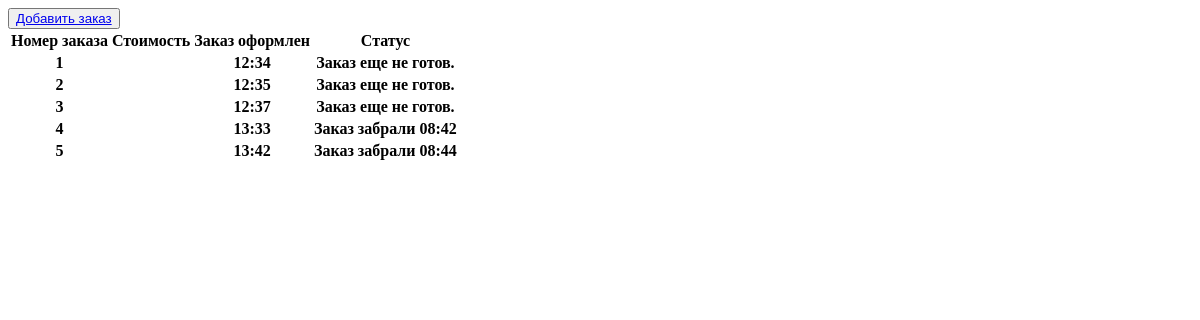
Before: / with the older database file.
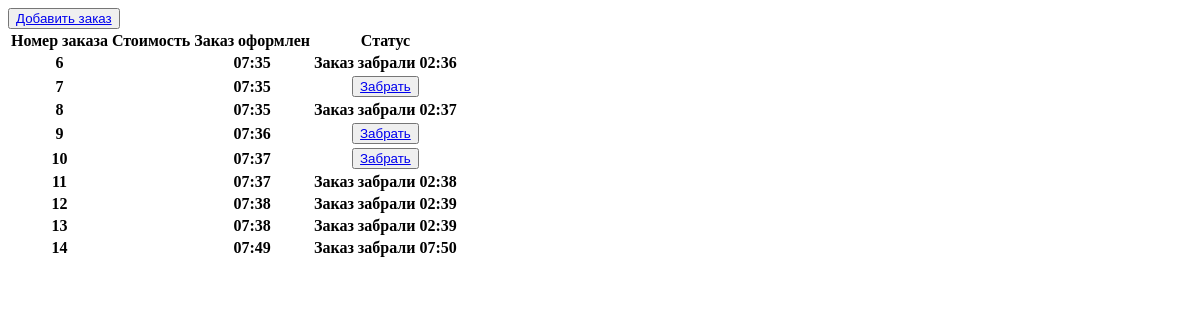
After: the same page with the newer database file.
### board/models.py (models this page shows)
class Order(models.Model):
    time_in = models.DateTimeField(auto_now_add=True)
    time_out = models.DateTimeField(null=True)
    cost = models.FloatField(default=0.0)
    take_away = models.BooleanField(default=False)
    complete = models.BooleanField(default=False)
    products = models.ManyToManyField(Product, through='ProductOrder')

### board/views.py (the view)
# urls.py: path('', IndexView.as_view()),
class IndexView(TemplateView):
    template_name = "index.html"
    def get_context_data(self, **kwargs):
        context = super().get_context_data(**kwargs)
        context['orders'] = Order.objects.all()
        return context

### templates/index.html
{% extends "main.html" %}
{% block content %}
<table>
  <thead>
  <tr>
    <th>Номер заказа</th>
    <th>Стоимость</th>
    <th>Заказ оформлен</th>
    <th>Статус</th>
  </tr>
  </thead>
  {% for order in orders %}
  <tr>
    <th>{{ order.id }}</th>
    <th>{{ order.cos }}</th>
    <th>{{ order.time_in|time:"H:i" }}</th>
    <th>{% if not order.complete %}
         Заказ еще не готов.
        {% elif order.time_out is None %}
        <button><a href="{% url 'take_order' order.id %}"> Забрать </a></button>
        {% else %}
         Заказ забрали {{ order.time_out|time:"H:i" }}
        {% endif %}
    </th>
  </tr>
  {% endfor %}
</table>
{% endblock %}

### templates/main.html (shortened to what this page needs)
<html>
    <head>
    </head>
    <body>
        <div>
            <button>
                <a href="{% url 'new_order' %}"> Добавить заказ </a>
            </button>
        </div>
        {% block content %}
        {% endblock content %}
    </body>
</html>

Changed rows visible on the page:
removed Order: id "1", time_in "12:34", complete "Заказ еще не готов."
removed Order: id "2", time_in "12:35", complete "Заказ еще не готов."
removed Order: id "3", time_in "12:37", complete "Заказ еще не готов."
removed Order: id "4", time_in "13:33", time_out "08:42"
removed Order: id "5", time_in "13:42", time_out "08:44"
added Order: id "6", time_in "07:35", time_out "02:36"
added Order: id "7", time_in "07:35", complete "Забрать"
added Order: id "8", time_in "07:35", time_out "02:37"
added Order: id "9", time_in "07:36", complete "Забрать"
added Order: id "10", time_in "07:37", complete "Забрать"
added Order: id "11", time_in "07:37", time_out "02:38"
added Order: id "12", time_in "07:38", time_out "02:39"
added Order: id "13", time_in "07:38", time_out "02:39"
added Order: id "14", time_in "07:49", time_out "07:50"
